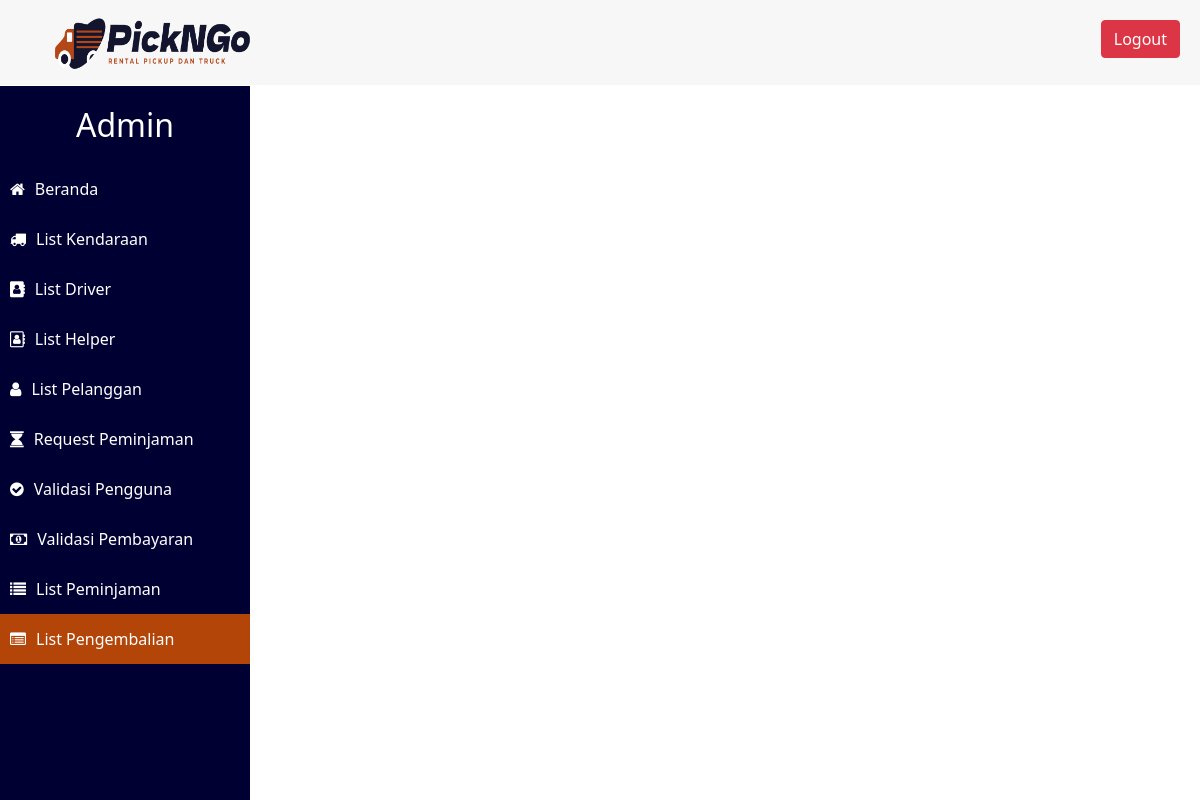
Page /Final_Project-Prak_Basdat/list_pengembalian_admin.php (signed in) on the earlier database version.
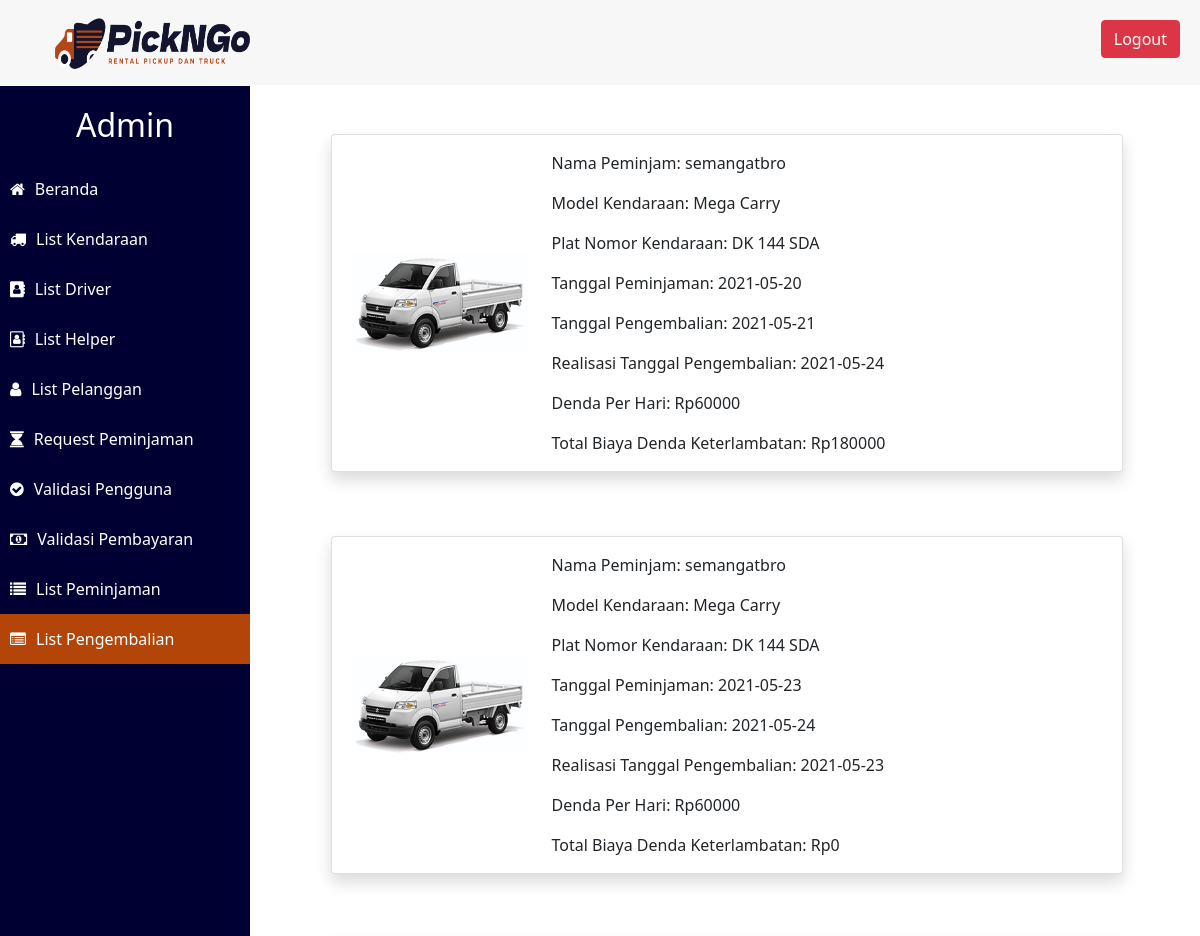
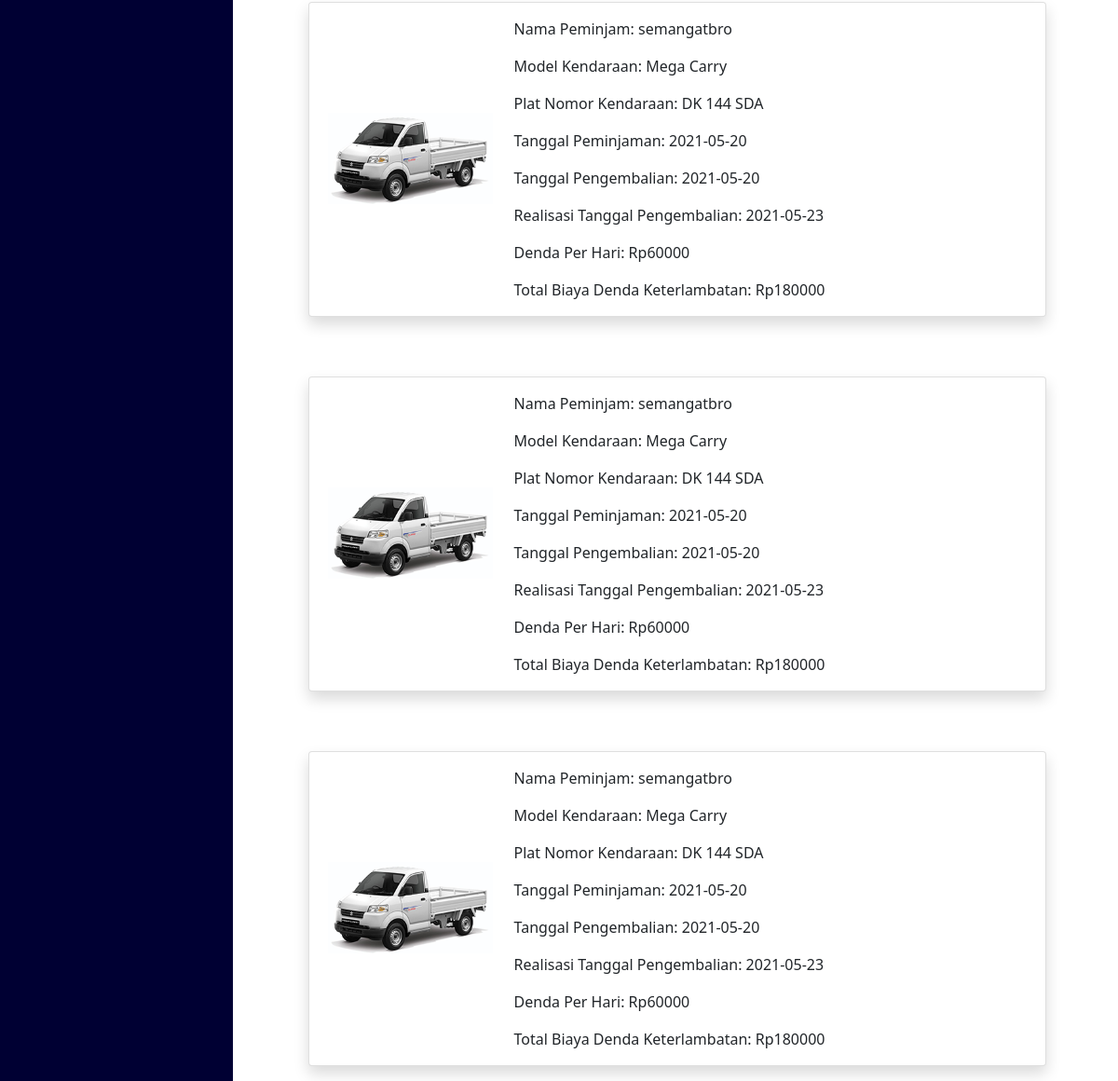
Same page on the later database version (2 pictures, top to bottom).
### tables this page shows
CREATE TABLE `pengembalian` (
  `ID_pengembalian` int(11) NOT NULL,
  `ID_peminjaman` int(11) NOT NULL,
  `tanggal_pengembalian_seharusnya` date NOT NULL,
  `tanggal_pengembalian_sebenarnya` date NOT NULL,
  `denda_per_hari` int(11) NOT NULL
);

### Final_Project-Prak_Basdat/functions.php (called while the page is built, shortened)
<?php
$conn = mysqli_connect("localhost", "root", "", "peminjaman_pickup_dan_truck_db");
function read($query) {
	global $conn;
	$result = mysqli_query($conn, $query);
	$records = [];
	while ($tuples = mysqli_fetch_assoc($result)) {
		$records[] = $tuples;
	}
	return $records;
}
?>

### Final_Project-Prak_Basdat/list_pengembalian_admin.php (the view, shortened to what this page needs)
<?php
	require 'functions.php';
    $tuples = read("SELECT * FROM detail_pengembalian ORDER BY ID_pengembalian DESC;");
?>
<!DOCTYPE html>
<html lang="en">
<head>
    <link rel="stylesheet" href="https://cdnjs.cloudflare.com/ajax/libs/font-awesome/4.7.0/css/font-awesome.min.css">
    <link href="https://cdn.jsdelivr.net/npm/bootstrap@5.0.0-beta3/dist/css/bootstrap.min.css" rel="stylesheet">
    <link rel="stylesheet" type="text/css" href="styling.css">
</head>
<body>
  	<nav>
  		<a href="index.php" class="logo"><img src="Images/Logo/logo.png" style="max-height:60px;" class="img-fluid"></a>
  		<button type="button" id = "logout-button" class="btn btn-danger" data-bs-toggle="modal" data-bs-target="#modalLogout">
        Logout
      </button>
  	</nav>
  	<div class="sidebar">
  		<h2> Admin </h2>
  		<a href="beranda_admin.php"><i class="fa fa-home"></i><span>Beranda</span></a>
      <a href="list_model_kendaraan_admin.php"><i class="fa fa-truck"></i><span>List Kendaraan</span></a>
  		<a href="list_driver_admin.php"><i class = "fa fa-address-book"></i><span>List Driver</span></a>
  		<a href="list_helper_admin.php"><i class = "fa fa-address-book-o"></i><span>List Helper</span></a>
      <a href="list_pelanggan_admin.php"><i class = "fa fa-user"></i><span>List Pelanggan</span></a>
  		<a href="request_peminjaman_admin.php"><i class = "fa fa-hourglass" ></i><span>Request Peminjaman</span></a>
  		<a href="validasi_user_admin.php"><i class = "fa fa-check-circle"></i><span>Validasi Pengguna</span></a>
        <a href="validasi_pembayaran_admin.php"><i class = "fa fa-money"></i><span>Validasi Pembayaran</span></a>
  		<a href="list_peminjaman_admin.php"><i class = "fa fa-list"></i><span>List Peminjaman</span></a>
          <a href="list_pengembalian_admin.php" style="background-color: #b34509;"><i class = "fa fa-list-alt"></i><span>List Pengembalian</span></a>
  	</div>
      <div class = "content">
        <div class="row card-container">
            <?php foreach ($tuples as $tuple): ?>
                    <div class="card mb-3 mt-5 col-xxl-10 offset-xxl-1 col-lg-10 offset-lg-1 col-md-10 offset-md-1 col-sm-10 offset-sm-1 col-10 offset-1 shadow">
                        <div class="row g-0">
                            <div class="col-md-3 d-flex align-items-center justify-content-center">
                            <img src="Images/TipeMobil/<?= $tuple["gambar"] ?>" class="img-fluid"  alt="..." style=" max-width: 100%;">
                            </div>
                            <div class="col-md-7">
                                <div class="card-body">
                                    <p class="card-text">Nama Peminjam: <?= $tuple["nama"] ?></p>
                                    <p class="card-text">Model Kendaraan: <?= $tuple["model"] ?></p>
                                    <?php if($tuple["plat_nomor"] != NULL): ?>
                                        <p class="card-text">Plat Nomor Kendaraan: <?= $tuple["plat_nomor"] ?></p>
                                    <?php else: ?>
                                        <p class="card-text">Plat Nomor Kendaraan: NULL</p>
                                    <?php endif;?>
                                    <p class="card-text">Tanggal Peminjaman: <?= $tuple["tanggal_peminjaman"] ?></p>
                                    <p class="card-text">Tanggal Pengembalian: <?= $tuple["tanggal_pengembalian"] ?></p>
                                    <p class="card-text">Realisasi Tanggal Pengembalian: <?= $tuple["tanggal_pengembalian_sebenarnya"] ?></p>
                                    <p class="card-text">Denda Per Hari: Rp<?= $tuple["denda_per_hari"] ?></p>
                                    <p class="card-text">Total Biaya Denda Keterlambatan: Rp<?= $tuple["jumlah_denda"] ?></p>
                                </div>
                            </div>
                        </div>
                    </div>
            <?php endforeach;?>
        </div>
    </div>
  </body>
</html>

Differences in the rows shown:
added pengembalian: nama "semangatbro", model "Mega Carry", plat_nomor "DK 144 SDA", tanggal_peminjaman "2021-05-20", tanggal_pengembalian "2021-05-21", tanggal_pengembalian_sebenarnya "2021-05-24", denda_per_hari "60000", jumlah_denda "180000"
added pengembalian: nama "semangatbro", model "Mega Carry", plat_nomor "DK 144 SDA", tanggal_peminjaman "2021-05-23", tanggal_pengembalian "2021-05-24", tanggal_pengembalian_sebenarnya "2021-05-23", denda_per_hari "60000", jumlah_denda "0"
added pengembalian: nama "semangatbro", model "Mega Carry", plat_nomor "DK 144 SDA", tanggal_peminjaman "2021-05-20", tanggal_pengembalian "2021-05-20", tanggal_pengembalian_sebenarnya "2021-05-23", denda_per_hari "60000", jumlah_denda "180000"
added pengembalian: nama "semangatbro", model "Mega Carry", plat_nomor "DK 144 SDA", tanggal_peminjaman "2021-05-20", tanggal_pengembalian "2021-05-20", tanggal_pengembalian_sebenarnya "2021-05-23", denda_per_hari "60000", jumlah_denda "180000"
added pengembalian: nama "semangatbro", model "Mega Carry", plat_nomor "DK 144 SDA", tanggal_peminjaman "2021-05-20", tanggal_pengembalian "2021-05-20", tanggal_pengembalian_sebenarnya "2021-05-23", denda_per_hari "60000", jumlah_denda "180000"
